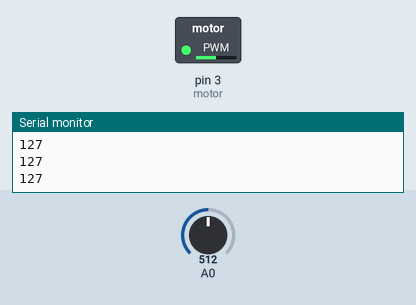
Recording of a sketch running on a simulated Arduino Uno, built with avr-gcc and run on an emulated ATmega328P. Shown: switched loads named in the sketch (green lamp = pin HIGH), the last lines printed to the serial monitor. Inputs (shaded band) come from the test bench; at power-on: A0 = 512.

Above: at 1.2 s.
1.3 s: A0 set to 716
At 1.6 s:
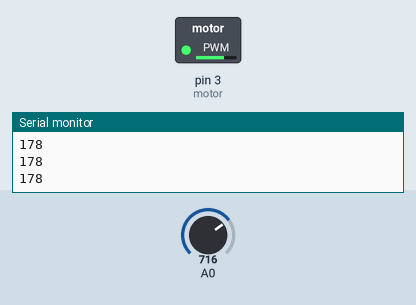
2.8 s: A0 set to 900
At 4.0 s:
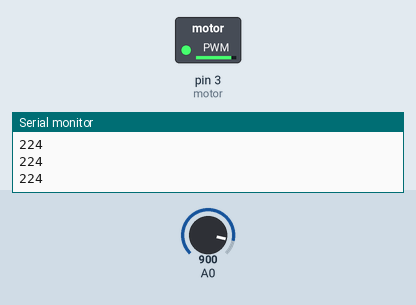
4.3 s: A0 set to 122
At 5.4 s:
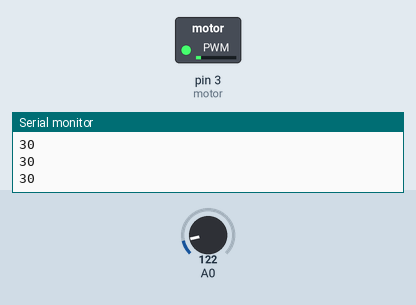
5.8 s: A0 set to 0
At 6.7 s:
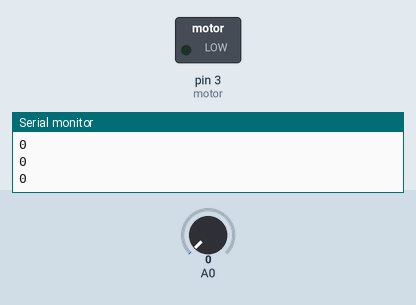
7.3 s: A0 set to 511
At 8.0 s:
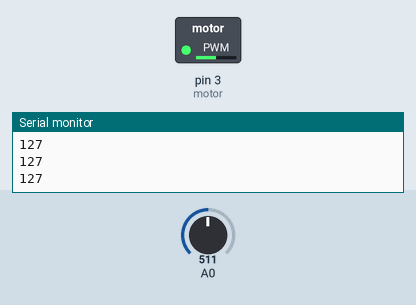
Timing chart, 0 to 9.8 s (numbered marks = the images above; inputs shaded):
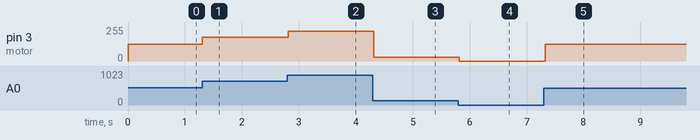

Measured:
- after the input at 1.3 s, pin 3 (motor): 127/255 → 178/255 at once
- after the input at 2.8 s, pin 3 (motor): 178/255 → 224/255 at once
- after the input at 4.3 s, pin 3 (motor): 224/255 → 30/255 at once
- after the input at 5.8 s, pin 3 (motor): 30/255 → 0/255 at once
- after the input at 7.3 s, pin 3 (motor): 0/255 → 127/255 at once

The sketch:

motorPWM.ino
```cpp
int motor = 3; // Puerto PWM 3 - Motor DC
int valor_motor;

void setup()
{
  Serial.begin(9600),
  pinMode(motor,OUTPUT);
}

void loop()
{
  int valor_pot = analogRead(A0);
  valor_motor=map(valor_pot,0,1023,0,255);
  analogWrite(motor, valor_motor);
  Serial.println(valor_motor);
  delay(100);
}
```
